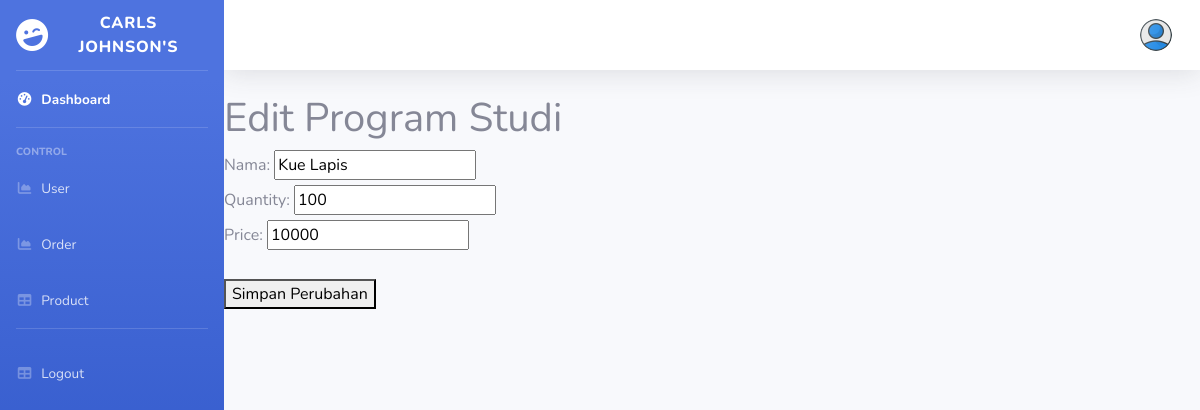
/admin/edit_produk.php?id=18, run on the app's committed database.
### tables this page shows
CREATE TABLE `items` (
  `id` int(11) NOT NULL,
  `name` varchar(255) NOT NULL,
  `quantity` int(11) NOT NULL,
  `price` int(11) NOT NULL,
  `image` varchar(255) NOT NULL
);

### admin/edit_produk.php (the view)
<?php
require 'master.php';
require '../conn.php';
$sql = "SELECT * FROM items
	WHERE id= ?";
$hasil = $kunci->prepare($sql);
$hasil ->execute([$_GET['id']]);
$data = $hasil->fetch();
 ?>
 <h1>Edit Program Studi</h1>
 <form action="proses_edit_produk.php" method="POST">
 	<label>Nama:</label>
 	<input type="text" name="nama" value="<?php echo $data['name'];?>"><br />
 	<label>Quantity:</label>
 	<input type="text" name="quantity" value="<?php echo $data['quantity'];?>"><br />
 	<label>Price:</label>
 	<input type="text" name="harga" value="<?php echo $data['price'];?>"><br />
 	<input type="hidden" name="id" value="<?= $data['id'];?>"><br />
 	<button type="submit">Simpan Perubahan</button>
 </form>

### data on the page
items: nama "Kue Lapis", quantity "100", harga "10000"
